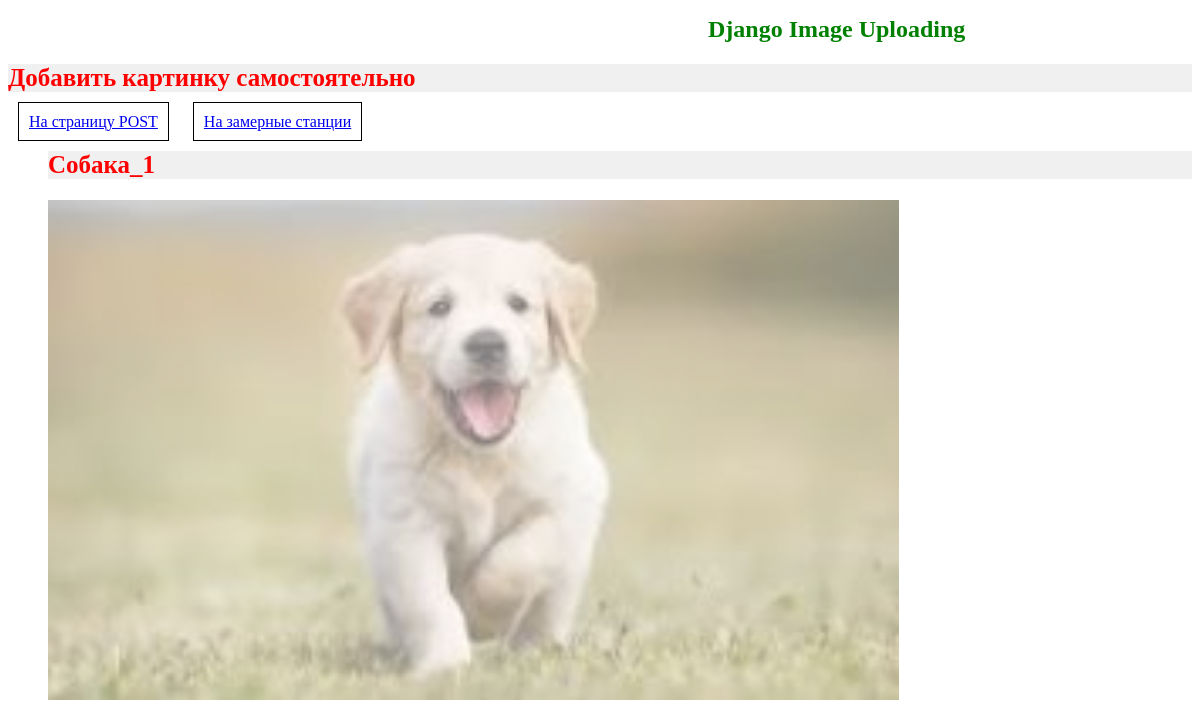
/, run on an earlier commit of the app's database.
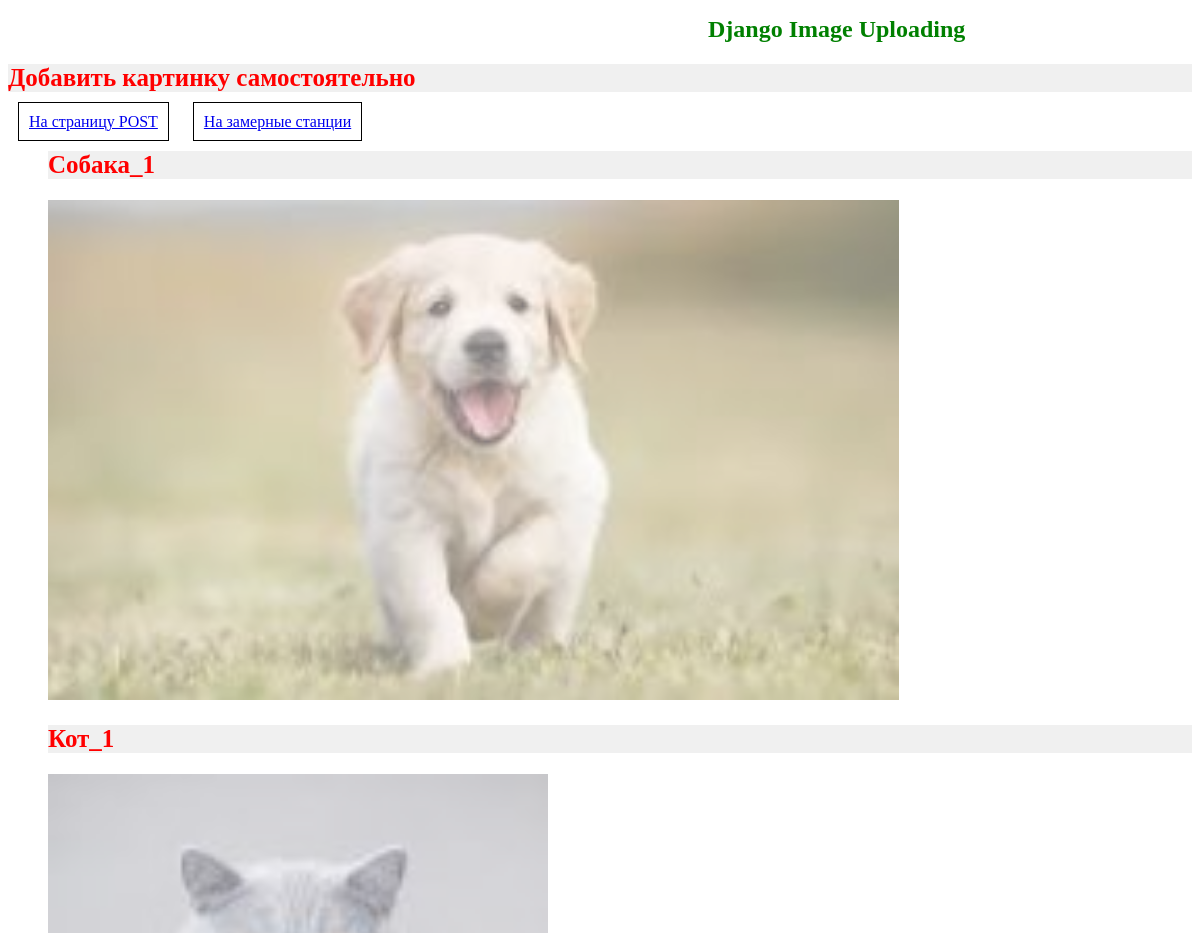
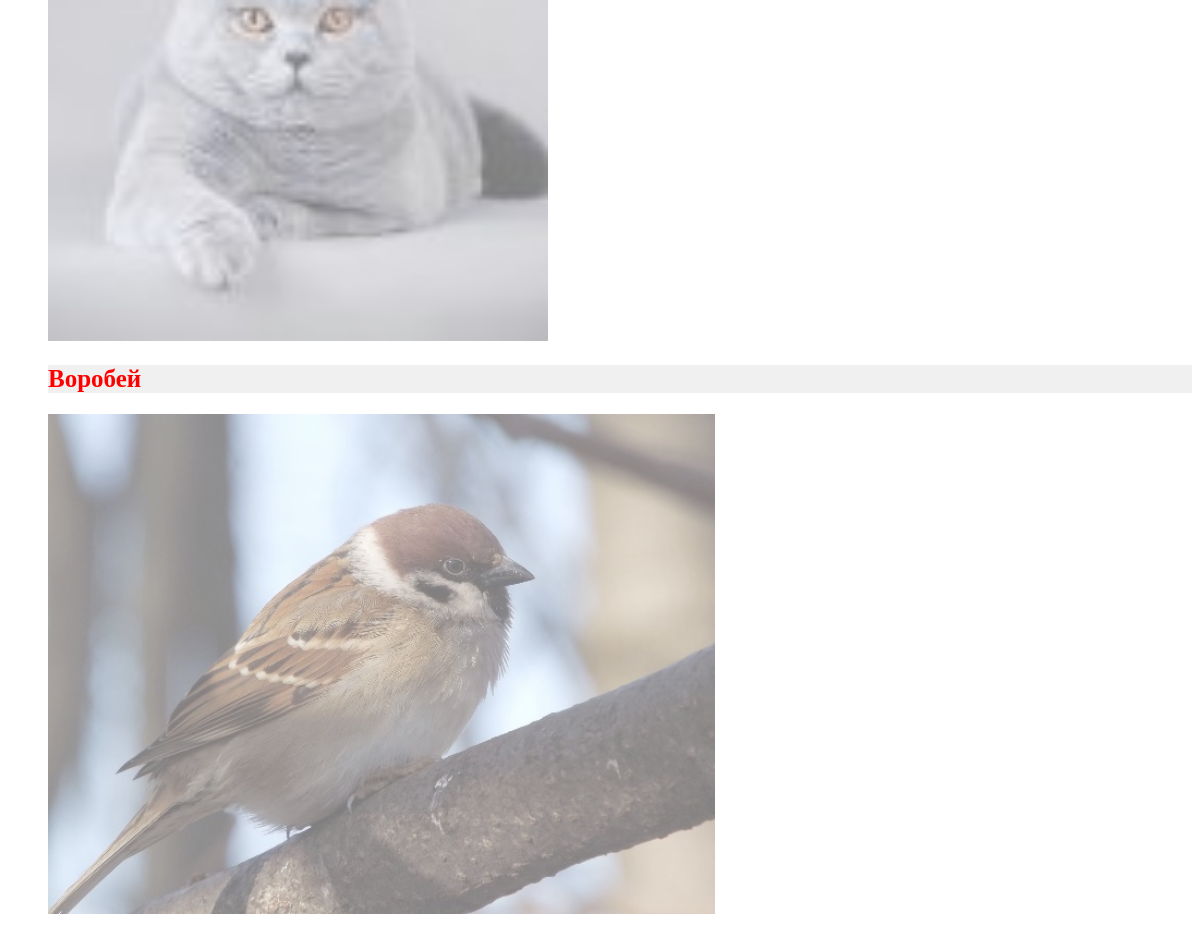
And on a later commit of the database (2 pictures, top to bottom).
### load/models.py (models this page shows, shortened)
class Post(models.Model):
    title = models.CharField(max_length=50)
    cover = models.ImageField(upload_to="images/")

### load/views.py (the view)
# urls.py: path('', HomePageView.as_view(), name="home"),
class HomePageView(ListView):
    model = Post
    template_name = 'home.html'

### load/templates/home.html (shortened to what this page needs)
<!DOCTYPE html>
{% load static %}
<html lang="en">
<head>
    <link rel="stylesheet" href="{% static 'load/style.css' %}">
</head>
<body>
<h1>Django Image Uploading</h1>
<div class="btn">
    <h2>Добавить картинку самостоятельно</h2>
    <a href="post">На страницу POST</a>
    <a href="station">На замерные станции</a>
</div>
<ul>
  {% for post in object_list %}
    <h2>{{ post.title }}</h2>
    <img src="{{ post.cover.url}}" alt="{{ post.title }}">
  {% endfor %}
</ul>
</body>
</html>

### load/static/load/style.css (style rules this page uses)
h2 { color: red; font-size: 25px; }
h1 { margin-left: 700px; color: green; font-size: 24px; }
h2 { background-color: #f0f0f0; }
img { height: 500px; opacity: 0.5 }
a { border: 1px solid black; border - color: red; margin: 10px; padding:10px; }

What changed in the data, as far as the page shows it:
added Post: title "Кот_1", cover (picture)
added Post: title "Воробей", cover (picture)
